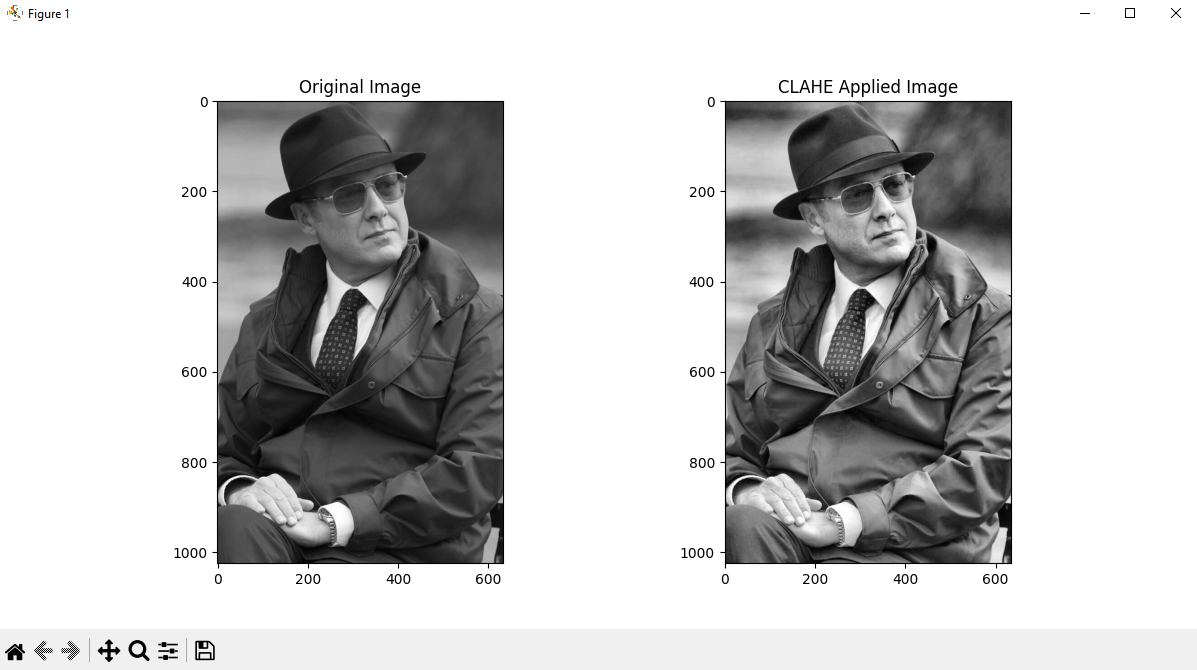

Here is the Python script that generated this plot:
import cv2
import matplotlib.pyplot as plt

img = cv2.imread('../x.jpg', 0)  # Read the image in grayscale
clahe = cv2.createCLAHE(clipLimit=2.0, tileGridSize=(8, 8))
cl_img = clahe.apply(img)

# Visualize the images and their histograms
plt.figure(figsize=(12, 6))

plt.subplot(121)
plt.title('Original Image')
plt.imshow(img, cmap='gray')

plt.subplot(122)
plt.title('CLAHE Applied Image')
plt.imshow(cl_img, cmap='gray')

plt.show()
